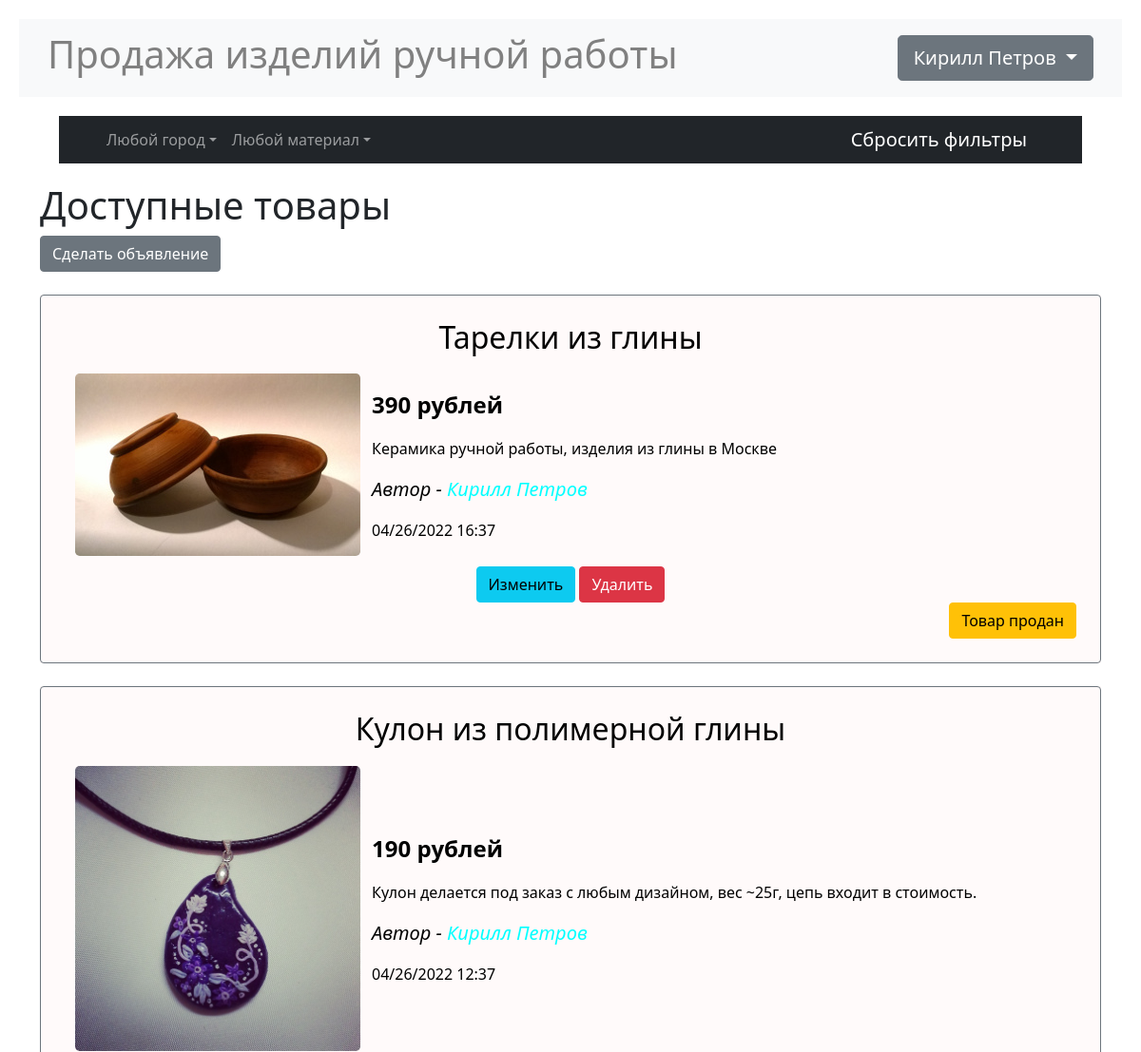
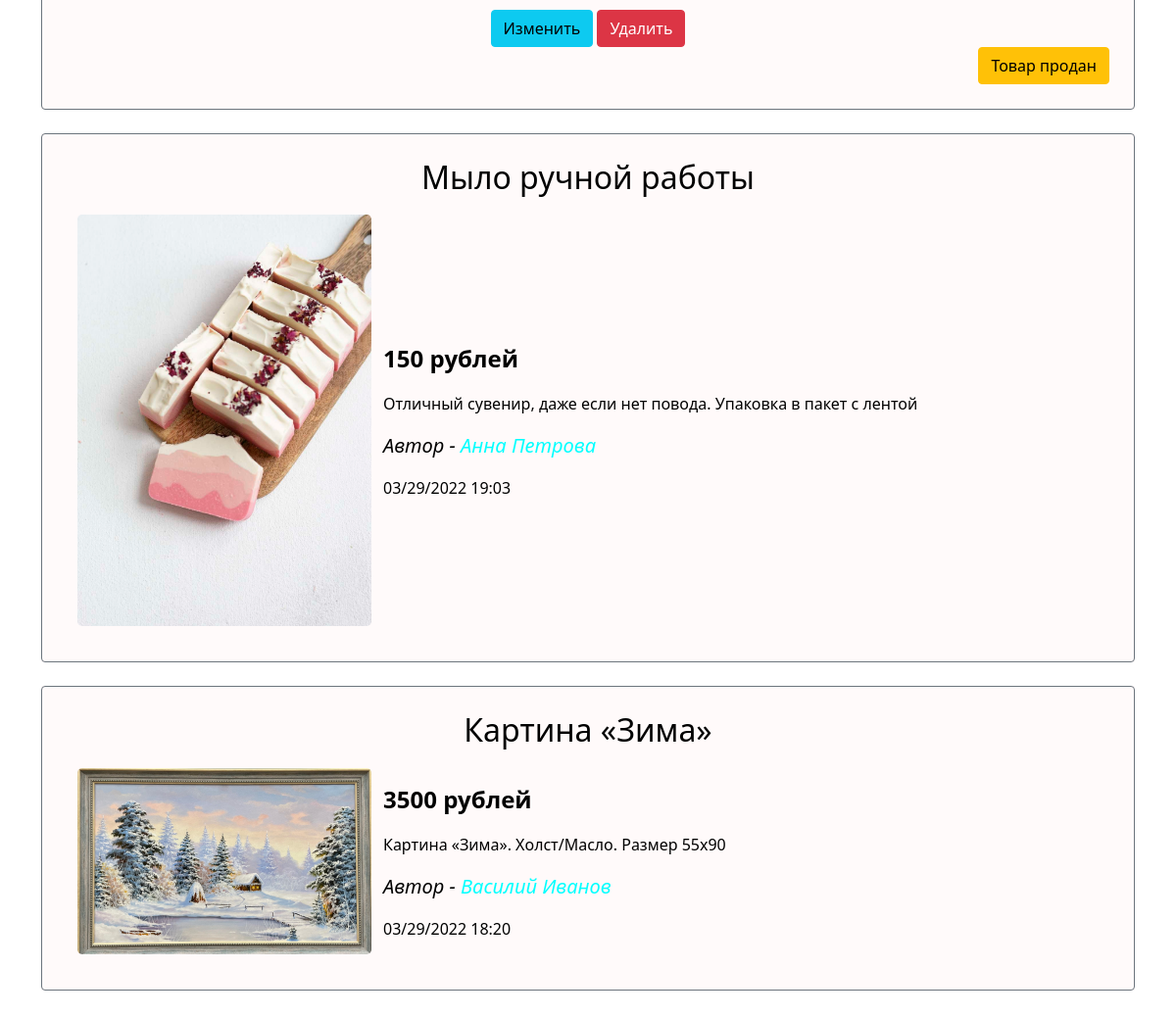
Page / (signed in) on the committed database (2 pictures, top to bottom).
### data/users.py (models this page shows, shortened)
class User(SqlAlchemyBase, UserMixin, SerializerMixin):
    __tablename__ = 'users'
    id = sqlalchemy.Column(sqlalchemy.Integer,
                           primary_key=True, autoincrement=True)
    name = sqlalchemy.Column(sqlalchemy.String, nullable=True)
    surname = sqlalchemy.Column(sqlalchemy.String, nullable=True)
    patronymic = sqlalchemy.Column(sqlalchemy.String, nullable=True)
    city = sqlalchemy.Column(sqlalchemy.String, nullable=True)
    age = sqlalchemy.Column(sqlalchemy.Integer, nullable=True)
    email = sqlalchemy.Column(sqlalchemy.String,
                              index=True, unique=True, nullable=True)
    about = sqlalchemy.Column(sqlalchemy.String, nullable=True)
    hashed_password = sqlalchemy.Column(sqlalchemy.String, nullable=True)
    created_date = sqlalchemy.Column(sqlalchemy.DateTime,
                                     default=datetime.datetime.now)
    ads = orm.relation("Ad", back_populates='user')

### data/ads.py (models this page shows)
class Ad(SqlAlchemyBase, SerializerMixin):
    __tablename__ = 'ads'
    id = sqlalchemy.Column(sqlalchemy.Integer,
                           primary_key=True, autoincrement=True)
    user_id = sqlalchemy.Column(sqlalchemy.Integer,
                                sqlalchemy.ForeignKey("users.id"))
    title = sqlalchemy.Column(sqlalchemy.String, nullable=True)
    content = sqlalchemy.Column(sqlalchemy.String, nullable=True)
    price = sqlalchemy.Column(sqlalchemy.Integer, nullable=True)
    filename = sqlalchemy.Column(sqlalchemy.String, nullable=True)
    created_date = sqlalchemy.Column(sqlalchemy.DateTime,
                                     default=datetime.datetime.now)
    is_sold = sqlalchemy.Column(sqlalchemy.Boolean, default=False)
    material = sqlalchemy.Column(sqlalchemy.String, nullable=True)
    condition = sqlalchemy.Column(sqlalchemy.String, nullable=True)
    user = orm.relation('User')

### main.py (the view)
@app.route("/")
@app.route("/<city>/<material>")
def index(city="Любой город", material="Любой материал"):
    db_sess = db_session.create_session()
    filters = [Ad.is_sold == 0]
    if city != "Любой город":
        filters.append(User.city == city)
    if material != "Любой материал":
        filters.append(Ad.material == material)
    ads = db_sess.query(Ad).join(User).filter(*filters).all()
    cities = set([user.city for user in db_sess.query(User).all()])
    params = {
        "cities": cities,
        "current_city": city,
        "materials": materials[:-1],
        "current_material": material,
        "ads": ads,
        "css": "../static/css/index.css",
        "title": "Продажа изделий ручной работы"
    }
    return render_template("index.html", **params)

### data/db_session.py (called while the page is built)
def create_session() -> Session:
    global __factory
    return __factory()

### functions.py (called while the page is built)
def get_utc(city_to_find):
    with open('db/cities_utc.csv', encoding="utf8") as csvfile:
        reader = csv.reader(csvfile, delimiter=';', quotechar='"')
        for city, utc in reader:
            if city == city_to_find and city != "Город":
                return int(utc)
    return 0

### main.py (called while the page is built)
@app.template_filter('change_time')
def change_time(time, city):
    return time + datetime.timedelta(hours=get_utc(city))

@login_manager.user_loader
def load_user(user_id):
    db_sess = db_session.create_session()
    return db_sess.query(User).get(user_id)

### templates/index.html (shortened to what this page needs)
{% extends "base.html" %}
{% block content %}
<nav class="navbar navbar-expand-lg navbar-dark bg-dark" id="filters">
    <div class="container-fluid">
        <div class="collapse navbar-collapse" id="navbarScroll">
            <ul class="navbar-nav me-auto mb-2 mb-lg-0">
                <li class="nav-item dropdown">
                    <a class="nav-link dropdown-toggle" role="button"
                       data-bs-toggle="dropdown" aria-expanded="false">
                        {{ current_city }}</a>
                </li>
                <li class="nav-item dropdown">
                    <a class="nav-link dropdown-toggle" role="button"
                       data-bs-toggle="dropdown" aria-expanded="false">
                        {{ current_material }}</a>
                </li>
            </ul>
        </div>
        <a class="navbar-brand" href="/">Сбросить фильтры</a>
    </div>
</nav>
<h1>Доступные товары</h1>
{% if current_user.is_authenticated %}
<a href="ad" class="btn btn-secondary">Сделать объявление</a>
{% endif %}<br><br>
{% include "ads_list.html" %}
{% endblock %}

### templates/base.html (shortened to what this page needs)
<!doctype html>
<html lang="en">
<head>
    <link href="https://cdn.jsdelivr.net/npm/bootstrap@5.1.3/dist/css/bootstrap.min.css"
          rel="stylesheet"
>
    <link rel="stylesheet" type="text/css" href={{css}}>
    <link rel="stylesheet" type="text/css" href="/static/css/base.css">
</head>
<body>
<header>
    <nav class="navbar navbar-light bg-light">
        <span class="navbar-text h1" data-bs-toggle="tooltip"
              data-bs-placement="bottom" title="Перейти на главную страницу">
            <a href="/" class="base_title"
               style="color:grey; white-space: nowrap;">
                Продажа изделий ручной работы</a></span>
        {% if current_user.is_authenticated %}
        <div class="btn-group">
            <button type="button"
                    class="btn btn-secondary btn-lg dropdown-toggle"
                    data-bs-toggle="dropdown" aria-expanded="false">
                {{ current_user.name }} {{ current_user.surname }}
            </button>
        </div>
        {% else %}
        <p>
            <a class="btn btn-primary"
               href="/register">Зарегистрироваться</a>
            <a class="btn btn-success" href="/login">Войти</a>
        </p>
        {% endif %}
    </nav>
</header>
<main role="main" class="container">
    {% block content %}{% endblock %}
</main>
</body>
</html>

### templates/ads_list.html (shortened to what this page needs)
{% for item in ads|sort(attribute='created_date', reverse=true)%}
{% set i = loop.index %}
<div class="add">
    <div class="border border-secondary rounded">
        <a href="/ad/details/{{ item.id }}" title="Подробнее о товаре" id="add_href">
            <h2 align="center">{{item.title}}</h2>
            <table>
                <tr>
                    <td>
                        <a data-bs-toggle="modal"
                           data-bs-target="#Modal{{loop.index}}">
                            <img class="add_img rounded-3"
                                 src="/static/img/{{item.filename}}"
                                 alt="Изображение товара">
                        </a>
                    </td>
                    <td><p>
                        <p class="fw-bold fs-4">{{item.price}} рублей</p>
                        <p class="fs-6">{{item.content}}</p>
                        <p class="fst-italic fs-5">
                            Автор - <a class="navbar-brand"
                                       href="/user/{{item.user.id}}/active"
                                       title="Подробнее об авторе"
                                       id="profile_href">
                            {{item.user.name}} {{item.user.surname}}</a></p>
                        <p class="fs-6">
                            {{ (item.created_date |
                            change_time(current_user.city)).strftime("%m/%d/%Y %H:%M") }}</p>
                    </td>
                </tr>
            </table>
            {% if current_user.is_authenticated and current_user == item.user and state != "complete" %}
            <div align="center">
                <a href="/ad/{{ item.id }}" class="btn btn-info">
                    Изменить
                </a>
                <a href="/ad_delete/{{ item.id }}"
                   class="btn btn-danger" id="btn_sold">
                    Удалить
                </a>
            </div>
            <div align="right">
                <a href="/change_is_sold/1/{{ item.id }}"
                   class="btn btn-warning">Товар продан</a>
            </div>
            {% endif %}
        </a>
    </div>
</div><br>
{% endfor %}

### static/css/index.css (style rules this page uses)
.border { padding: 25px 25px; }
.add { background-color: #FFFAFA; }
#add_href { color: #000000; text-decoration: none; }
#profile_href { color: #00FFFF; text-decoration: none; }
.add_img { max-width: 300px; height: auto; margin: 10px; }
#filters { margin: 20px; }

### static/css/base.css (style rules this page uses)
body { margin: 20px; }
.navbar { padding: 5px 30px; }
.base_title { text-decoration: none; }

### rows in the picture
User: name "Кирилл", surname "Петров"
Ad: title "Тарелки из глины", filename (picture), price "390", content "Керамика ручной работы, изделия из глины в Москве", user.name "Кирилл", user.surname "Петров", created_date.city "04/26/2022 16:37"
Ad: title "Кулон из полимерной глины", filename (picture), price "190", content "Кулон делается под заказ с любым дизайном, вес ~25г, цепь входит в стоимость.", user.name "Кирилл", user.surname "Петров", created_date.city "04/26/2022 12:37"
Ad: title "Мыло ручной работы", filename (picture), price "150", content "Отличный сувенир, даже если нет повода. Упаковка в пакет с лентой", user.name "Анна", user.surname "Петрова", created_date.city "03/29/2022 19:03"
Ad: title "Картина «Зима»", filename (picture), price "3500", content "Картина «Зима». Холст/Масло. Размер 55x90", user.name "Василий", user.surname "Иванов", created_date.city "03/29/2022 18:20"

### other values in the picture
{{ current_city }} "Любой город"
{{ current_material }} "Любой материал"
